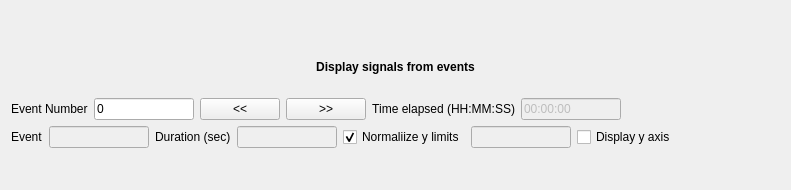
<?xml version="1.0" encoding="UTF-8"?>
<ui version="4.0">
 <class>SignalsFromEventsResultsView</class>
 <widget class="QWidget" name="SignalsFromEventsResultsView">
  <property name="geometry">
   <rect>
    <x>0</x>
    <y>0</y>
    <width>791</width>
    <height>190</height>
   </rect>
  </property>
  <property name="windowTitle">
   <string>Form</string>
  </property>
  <layout class="QGridLayout" name="gridLayout">
   <item row="0" column="0">
    <layout class="QVBoxLayout" name="verticalLayout">
     <item>
      <layout class="QHBoxLayout" name="horizontalLayout_2">
       <item>
        <widget class="QLabel" name="label_2">
         <property name="sizePolicy">
          <sizepolicy hsizetype="Preferred" vsizetype="Minimum">
           <horstretch>0</horstretch>
           <verstretch>0</verstretch>
          </sizepolicy>
         </property>
         <property name="maximumSize">
          <size>
           <width>16777215</width>
           <height>50</height>
          </size>
         </property>
         <property name="font">
          <font>
           <weight>75</weight>
           <bold>true</bold>
          </font>
         </property>
         <property name="text">
          <string>Display signals from events</string>
         </property>
         <property name="alignment">
          <set>Qt::AlignCenter</set>
         </property>
        </widget>
       </item>
      </layout>
     </item>
     <item>
      <layout class="QHBoxLayout" name="horizontalLayout">
       <item>
        <widget class="QLabel" name="label_4">
         <property name="text">
          <string>Event Number</string>
         </property>
        </widget>
       </item>
       <item>
        <widget class="QLineEdit" name="event_index_lineEdit">
         <property name="maximumSize">
          <size>
           <width>100</width>
           <height>16777215</height>
          </size>
         </property>
         <property name="text">
          <string>0</string>
         </property>
        </widget>
       </item>
       <item>
        <widget class="QPushButton" name="prev_but">
         <property name="enabled">
          <bool>true</bool>
         </property>
         <property name="toolTip">
          <string>Display the previous window (window length will be added to the time elapsed).</string>
         </property>
         <property name="text">
          <string>&lt;&lt;</string>
         </property>
        </widget>
       </item>
       <item>
        <widget class="QPushButton" name="next_but">
         <property name="enabled">
          <bool>true</bool>
         </property>
         <property name="toolTip">
          <string>Display the next window (window length will be added to the time elapsed).</string>
         </property>
         <property name="text">
          <string>&gt;&gt;</string>
         </property>
        </widget>
       </item>
       <item>
        <widget class="QLabel" name="time_label">
         <property name="layoutDirection">
          <enum>Qt::LeftToRight</enum>
         </property>
         <property name="text">
          <string>Time elapsed (HH:MM:SS)</string>
         </property>
         <property name="alignment">
          <set>Qt::AlignRight|Qt::AlignTrailing|Qt::AlignVCenter</set>
         </property>
        </widget>
       </item>
       <item>
        <widget class="QLineEditLive" name="time_lineedit">
         <property name="enabled">
          <bool>false</bool>
         </property>
         <property name="maximumSize">
          <size>
           <width>100</width>
           <height>16777215</height>
          </size>
         </property>
         <property name="toolTip">
          <string>Time elapsed since the beginning of the recording (ex. 01:10:5.5)
Press enter to display the detection window.</string>
         </property>
         <property name="text">
          <string notr="true">00:00:00</string>
         </property>
        </widget>
       </item>
       <item>
        <spacer name="horizontalSpacer">
         <property name="orientation">
          <enum>Qt::Horizontal</enum>
         </property>
         <property name="sizeHint" stdset="0">
          <size>
           <width>40</width>
           <height>20</height>
          </size>
         </property>
        </spacer>
       </item>
      </layout>
     </item>
     <item>
      <layout class="QVBoxLayout" name="verticalLayout_2">
       <item>
        <layout class="QHBoxLayout" name="horizontalLayout_3">
         <item>
          <widget class="QLabel" name="label">
           <property name="text">
            <string>Event</string>
           </property>
          </widget>
         </item>
         <item>
          <widget class="QLineEdit" name="event_lineEdit">
           <property name="enabled">
            <bool>false</bool>
           </property>
           <property name="maximumSize">
            <size>
             <width>100</width>
             <height>16777215</height>
            </size>
           </property>
          </widget>
         </item>
         <item>
          <widget class="QLabel" name="duration_label">
           <property name="text">
            <string>Duration (sec)</string>
           </property>
          </widget>
         </item>
         <item>
          <widget class="QLineEdit" name="duration_lineEdit">
           <property name="enabled">
            <bool>false</bool>
           </property>
           <property name="maximumSize">
            <size>
             <width>100</width>
             <height>16777215</height>
            </size>
           </property>
          </widget>
         </item>
         <item>
          <widget class="QCheckBox" name="checkBox_ylim_norm">
           <property name="text">
            <string>Normaliize y limits</string>
           </property>
           <property name="checked">
            <bool>true</bool>
           </property>
          </widget>
         </item>
         <item>
          <widget class="QLineEdit" name="lineEdit_ylim_fixed">
           <property name="enabled">
            <bool>false</bool>
           </property>
           <property name="maximumSize">
            <size>
             <width>100</width>
             <height>16777215</height>
            </size>
           </property>
          </widget>
         </item>
         <item>
          <widget class="QCheckBox" name="checkBox_display_y">
           <property name="text">
            <string>Display y axis</string>
           </property>
          </widget>
         </item>
         <item>
          <spacer name="horizontalSpacer_2">
           <property name="orientation">
            <enum>Qt::Horizontal</enum>
           </property>
           <property name="sizeHint" stdset="0">
            <size>
             <width>40</width>
             <height>20</height>
            </size>
           </property>
          </spacer>
         </item>
        </layout>
       </item>
      </layout>
     </item>
     <item>
      <layout class="QVBoxLayout" name="result_layout">
       <property name="sizeConstraint">
        <enum>QLayout::SetMaximumSize</enum>
       </property>
      </layout>
     </item>
    </layout>
   </item>
  </layout>
 </widget>
 <customwidgets>
  <customwidget>
   <class>QLineEditLive</class>
   <extends>QLineEdit</extends>
   <header>widgets.QLineEditLive</header>
  </customwidget>
 </customwidgets>
 <resources/>
 <connections>
  <connection>
   <sender>next_but</sender>
   <signal>clicked()</signal>
   <receiver>SignalsFromEventsResultsView</receiver>
   <slot>on_next_button()</slot>
   <hints>
    <hint type="sourcelabel">
     <x>435</x>
     <y>64</y>
    </hint>
    <hint type="destinationlabel">
     <x>269</x>
     <y>138</y>
    </hint>
   </hints>
  </connection>
  <connection>
   <sender>prev_but</sender>
   <signal>clicked()</signal>
   <receiver>SignalsFromEventsResultsView</receiver>
   <slot>on_prev_button()</slot>
   <hints>
    <hint type="sourcelabel">
     <x>354</x>
     <y>64</y>
    </hint>
    <hint type="destinationlabel">
     <x>269</x>
     <y>138</y>
    </hint>
   </hints>
  </connection>
  <connection>
   <sender>event_index_lineEdit</sender>
   <signal>editingFinished()</signal>
   <receiver>SignalsFromEventsResultsView</receiver>
   <slot>on_event_index_changed()</slot>
   <hints>
    <hint type="sourcelabel">
     <x>183</x>
     <y>56</y>
    </hint>
    <hint type="destinationlabel">
     <x>168</x>
     <y>74</y>
    </hint>
   </hints>
  </connection>
  <connection>
   <sender>checkBox_ylim_norm</sender>
   <signal>clicked()</signal>
   <receiver>SignalsFromEventsResultsView</receiver>
   <slot>y_limits_change_slot()</slot>
   <hints>
    <hint type="sourcelabel">
     <x>594</x>
     <y>127</y>
    </hint>
    <hint type="destinationlabel">
     <x>395</x>
     <y>103</y>
    </hint>
   </hints>
  </connection>
  <connection>
   <sender>lineEdit_ylim_fixed</sender>
   <signal>editingFinished()</signal>
   <receiver>SignalsFromEventsResultsView</receiver>
   <slot>y_limits_change_slot()</slot>
   <hints>
    <hint type="sourcelabel">
     <x>700</x>
     <y>127</y>
    </hint>
    <hint type="destinationlabel">
     <x>395</x>
     <y>103</y>
    </hint>
   </hints>
  </connection>
  <connection>
   <sender>checkBox_display_y</sender>
   <signal>clicked()</signal>
   <receiver>SignalsFromEventsResultsView</receiver>
   <slot>update_y_axis_label_slot()</slot>
   <hints>
    <hint type="sourcelabel">
     <x>596</x>
     <y>116</y>
    </hint>
    <hint type="destinationlabel">
     <x>395</x>
     <y>94</y>
    </hint>
   </hints>
  </connection>
 </connections>
 <slots>
  <slot>on_choose_button()</slot>
  <slot>on_show_button()</slot>
  <slot>on_next_button()</slot>
  <slot>on_prev_button()</slot>
  <slot>on_event_index_changed()</slot>
  <slot>y_limits_change_slot()</slot>
  <slot>update_y_axis_label_slot()</slot>
 </slots>
</ui>
